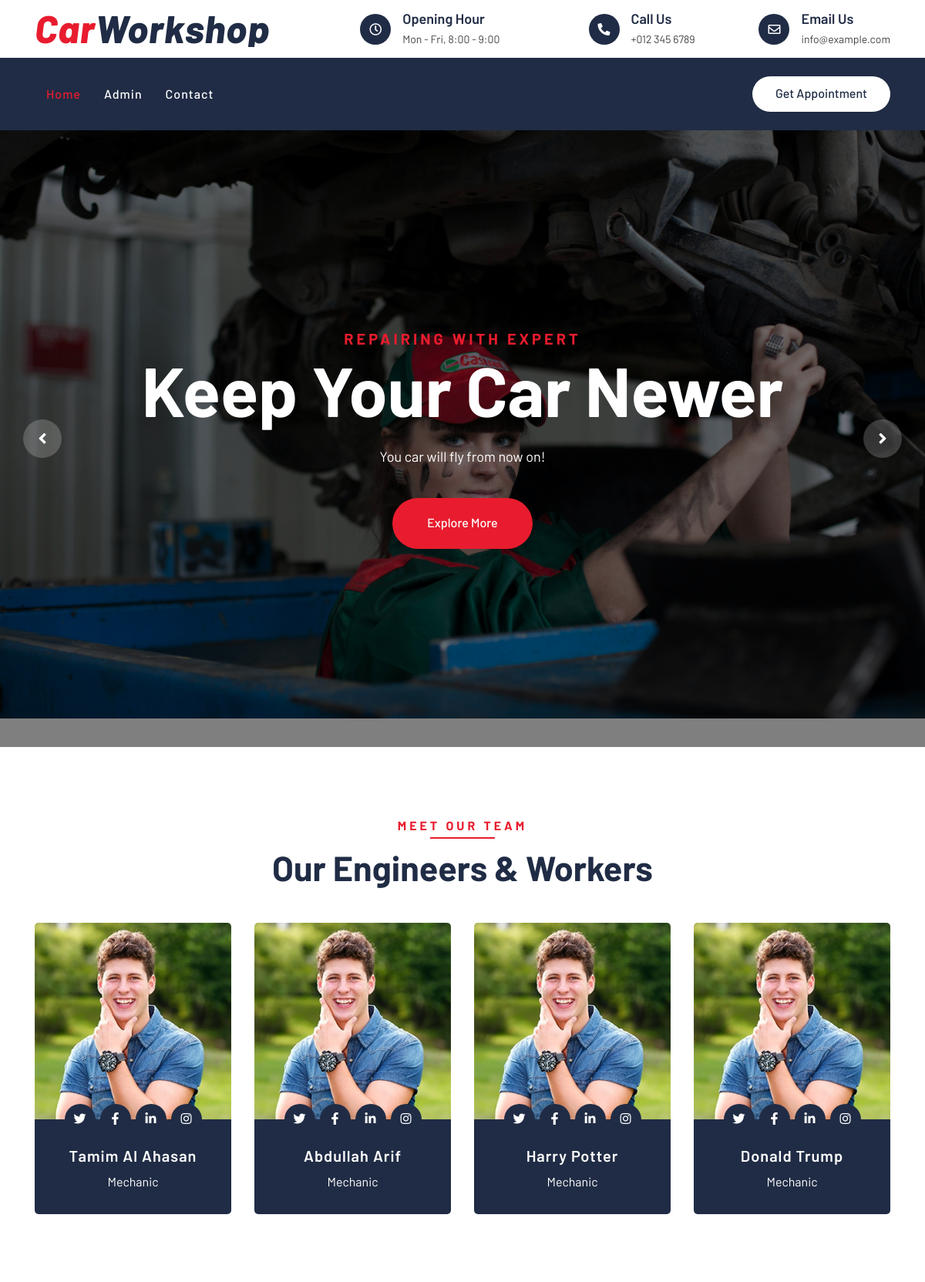
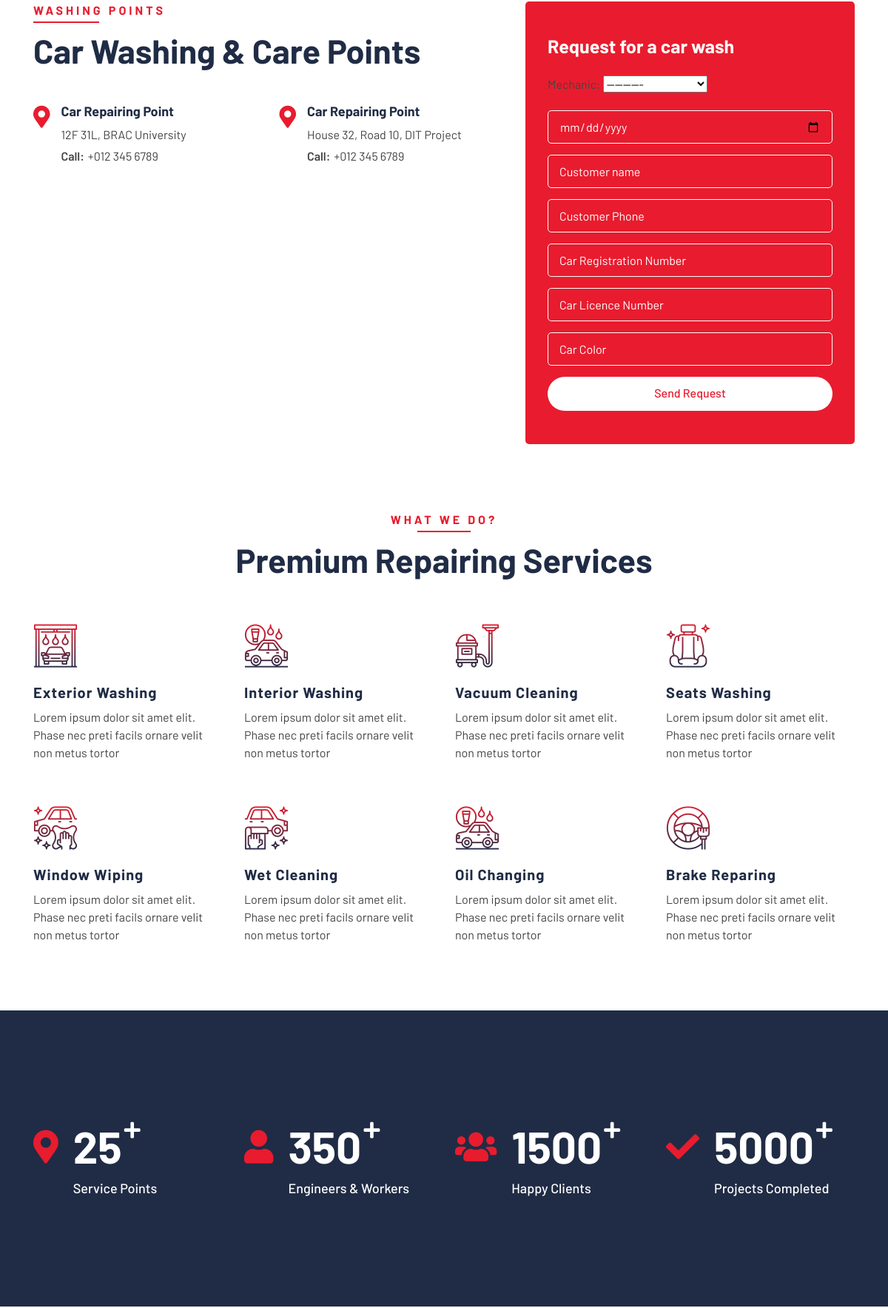
The page / (upper part) on the database its author committed (2 pictures, top to bottom).
### Main/models.py (models this page shows)
class Mechanics(models.Model):
    name = models.CharField(max_length=100)
    def __str__(self):
        return self.name

### Main/views.py (the view)
# urls.py: path('', views.client, name='client'),
def client(request):
    mechanics = Mechanics.objects.all()
    if request.method == 'POST':
        form = AppointmentForm(request.POST)
        if form.is_valid():
            x = form.save(commit=False)
            if len(x.customer_phone)<11 or len(x.customer_phone)>11:
                messages.error(request, 'Phone number must be 11 digits!')
                return render(request, 'client.html', {'form': form, 'mechanics': mechanics})
            for i in x.customer_phone:
                if i not in '0123456789':
                    messages.error(request, 'Phone number must contain only digits!')
                    return render(request, 'client.html', {'form': form, 'mechanics': mechanics})
            for i in x.car_regi_num:
                if i not in '0123456789':
                    messages.error(request, 'Registration number must contain only digits!')
                    return render(request, 'client.html', {'form': form, 'mechanics': mechanics})
            if Appointments.objects.filter(car_regi_num=x.car_regi_num, date=x.date).exists():
                messages.error(request, 'You already booked an appointment for this date!')
                return render(request, 'client.html', {'form': form, 'mechanics': mechanics})
            if Appointments.objects.filter(mechanic = x.mechanic, date=x.date).count() >= 4:
                messages.error(request, 'Mechanic is too busy on this date!')
                return render(request, 'client.html', {'form': form, 'mechanics': mechanics})
            x.save()
            messages.success(request, 'Appointment booked successfully!')
            return HttpResponseRedirect('/')
    else:
        form = AppointmentForm()
    return render(request, 'client.html', {'form': form, 'mechanics': mechanics})

### Main/forms.py
class AppointmentForm(forms.ModelForm):
    class Meta:
        model = Appointments
        fields = "__all__"
        widgets = {'date': forms.DateInput(attrs={'type': 'date'})}

### templates/client.html (shortened to what this page needs)
<!DOCTYPE html>
<html lang="en">
<head>
    {% load static %}
    <link href="https://stackpath.bootstrapcdn.com/bootstrap/4.4.1/css/bootstrap.min.css" rel="stylesheet">
    <link href="https://cdnjs.cloudflare.com/ajax/libs/font-awesome/5.10.0/css/all.min.css" rel="stylesheet">
    <link href="{% static 'lib/flaticon/font/flaticon.css' %}" rel="stylesheet">
    <link href="{% static 'lib/animate/animate.min.css' %}" rel="stylesheet">
    <link href="{% static 'lib/owlcarousel/assets/owl.carousel.min.css' %}" rel="stylesheet">
    <link href="{% static 'style.css' %}" rel="stylesheet">
</head>
<body>
    <div class="top-bar">
        <div class="container">
            <div class="row align-items-center">
                <div class="col-lg-4 col-md-12">
                    <div class="logo">
                        <a href="/">
                            <h1>Car<span>Workshop</span></h1>
                        </a>
                    </div>
                </div>
                <div class="col-lg-8 col-md-7 d-none d-lg-block">
                    <div class="row">
                        <div class="col-4">
                            <div class="top-bar-item">
                                <div class="top-bar-icon">
                                    <i class="far fa-clock"></i>
                                </div>
                                <div class="top-bar-text">
                                    <h3>Opening Hour</h3>
                                    <p>Mon - Fri, 8:00 - 9:00</p>
                                </div>
                            </div>
                        </div>
                        <div class="col-4">
                            <div class="top-bar-item">
                                <div class="top-bar-icon">
                                    <i class="fa fa-phone-alt"></i>
                                </div>
                                <div class="top-bar-text">
                                    <h3>Call Us</h3>
                                    <p>+012 345 6789</p>
                                </div>
                            </div>
                        </div>
                        <div class="col-4">
                            <div class="top-bar-item">
                                <div class="top-bar-icon">
                                    <i class="far fa-envelope"></i>
                                </div>
                                <div class="top-bar-text">
                                    <h3>Email Us</h3>
                                    <p>info@example.com</p>
                                </div>
                            </div>
                        </div>
                    </div>
                </div>
            </div>
        </div>
    </div>
    <div class="nav-bar">
        <div class="container">
            <nav class="navbar navbar-expand-lg bg-dark navbar-dark">
                <div class="collapse navbar-collapse justify-content-between" id="navbarCollapse">
                    <div class="navbar-nav mr-auto">
                        <a href="/" class="nav-item nav-link active">Home</a>
                        <a href="/admin" target="_blank" class="nav-item nav-link">Admin</a>
                        <a href="contact.html" class="nav-item nav-link">Contact</a>
                    </div>
                    <div class="ml-auto">
                        <a class="btn btn-custom" href="#">Get Appointment</a>
                    </div>
                </div>
            </nav>
        </div>
    </div>
    <div class="carousel">
        <div class="container-fluid">
            <div class="owl-carousel">
                <div class="carousel-item">
                    <div class="carousel-img">
                        <img src="{% static 'img/carousel-1.jpg' %}" alt="Image">
                    </div>
                    <div class="carousel-text">
                        <h3>Repairing with Expert</h3>
                        <h1>Keep your Car Newer</h1>
                        <p>
                            You car will fly from now on!
                        </p>
                        <a class="btn btn-custom" href="">Explore More</a>
                    </div>
                </div>
            </div>
        </div>
    </div>
    <div class="team">
        <div class="container">
            <div class="section-header text-center">
                <p>Meet Our Team</p>
                <h2>Our Engineers & Workers</h2>
            </div>
            <div class="row">
                {% for mechanic in mechanics %}
                <div class="col-lg-3 col-md-6">
                    <div class="team-item">
                        <div class="team-img">
                            <img src="{% static 'img/team-2.jpg' %}" alt="Team Image">
                        </div>
                        <div class="team-text">
                            <h2>{{mechanic}}</h2>
                            <p>Mechanic</p>
                            <div class="team-social">
                                <a href=""><i class="fab fa-twitter"></i></a>
                                <a href=""><i class="fab fa-facebook-f"></i></a>
                                <a href=""><i class="fab fa-linkedin-in"></i></a>
                                <a href=""><i class="fab fa-instagram"></i></a>
                            </div>
                        </div>
                    </div>
                </div>
                {% endfor %}
            </div>
        </div>
    </div>
    <div class="location">
        <div class="container">
            <div class="row">
                <div class="col-lg-7">
                    <div class="section-header text-left">
                        <p>Washing Points</p>
                        <h2>Car Washing & Care Points</h2>
                    </div>
                    <div class="row">
                        <div class="col-md-6">
                            <div class="location-item">
                                <i class="fa fa-map-marker-alt"></i>
                                <div class="location-text">
                                    <h3>Car Repairing Point</h3>
                                    <p>12F 31L, BRAC University</p>
                                    <p><strong>Call:</strong>+012 345 6789</p>
                                </div>
                            </div>
                        </div>
                        <div class="col-md-6">
                            <div class="location-item">
                                <i class="fa fa-map-marker-alt"></i>
                                <div class="location-text">
                                    <h3>Car Repairing Point</h3>
                                    <p>House 32, Road 10, DIT Project</p>
                                    <p><strong>Call:</strong>+012 345 6789</p>
                                </div>
                            </div>
                        </div>
                    </div>
                </div>
                <div class="col-lg-5">
                    <div class="location-form">
                        <h3>Request for a car wash</h3>
                        <form method="post">
                            <div class="control-group">
                                <label for="id_mechanic">Mechanic:</label>
                                <select name="mechanic" required id="id_mechanic" aria-placeholder="Choose ">
                                    <option value="" selected>---------</option>
                                </select>
                            </div>
                            <div class="control-group">
                                <input type="date" class="form-control" placeholder="Date" name="date" required id="id_date">
                            </div>
                            <div class="control-group">
                                <input type="text" class="form-control" name="customer_name" maxlength="100" placeholder="Customer name" required id="id_customer_name">
                            </div>
                            <div class="control-group">
                                <input type="text" placeholder="Customer Phone" class="form-control" name="customer_phone" maxlength="20" required id="id_customer_phone">
                            </div>
                            <div class="control-group">
                                <input type="text" placeholder="Car Registration Number" class="form-control" name="car_regi_num" maxlength="200" required id="id_car_regi_num">
                            </div>
                            <div class="control-group">
                                <input type="text" class="form-control" placeholder="Car Licence Number" name="car_licence" maxlength="200" required id="id_car_licence">
                            </div>
                            <div class="control-group">
                                <input type="text" class="form-control" placeholder="Car Color" name="car_color" maxlength="200" required id="id_car_color">
                            </div>
                            <div>
                                <button class="btn btn-custom" type="submit">Send Request</button>
                            </div>
                        </form>
                    </div>
                </div>
            </div>
        </div>
    </div>
    <div class="service">
        <div class="container">
            <div class="section-header text-center">
                <p>What We Do?</p>
                <h2>Premium Repairing Services</h2>
            </div>
            <div class="row">
                <div class="col-lg-3 col-md-6">
                    <div class="service-item">
                        <i class="flaticon-car-wash-1"></i>
                        <h3>Exterior Washing</h3>
                        <p>Lorem ipsum dolor sit amet elit. Phase nec preti facils ornare velit non metus tortor</p>
                    </div>
                </div>
                <div class="col-lg-3 col-md-6">
                    <div class="service-item">
                        <i class="flaticon-car-wash"></i>
                        <h3>Interior Washing</h3>
                        <p>Lorem ipsum dolor sit amet elit. Phase nec preti facils ornare velit non metus tortor</p>
                    </div>
                </div>
                <div class="col-lg-3 col-md-6">
                    <div class="service-item">
                        <i class="flaticon-vacuum-cleaner"></i>
                        <h3>Vacuum Cleaning</h3>
                        <p>Lorem ipsum dolor sit amet elit. Phase nec preti facils ornare velit non metus tortor</p>
                    </div>
                </div>
                <div class="col-lg-3 col-md-6">
                    <div class="service-item">
                        <i class="flaticon-seat"></i>
                        <h3>Seats Washing</h3>
                        <p>Lorem ipsum dolor sit amet elit. Phase nec preti facils ornare velit non metus tortor</p>
                    </div>
                </div>
                <div class="col-lg-3 col-md-6">
                    <div class="service-item">
                        <i class="flaticon-car-service"></i>
                        <h3>Window Wiping</h3>
                        <p>Lorem ipsum dolor sit amet elit. Phase nec preti facils ornare velit non metus tortor</p>
                    </div>
                </div>
                <div class="col-lg-3 col-md-6">
                    <div class="service-item">
                        <i class="flaticon-car-service-2"></i>
                        <h3>Wet Cleaning</h3>
                        <p>Lorem ipsum dolor sit amet elit. Phase nec preti facils ornare velit non metus tortor</p>
                    </div>
                </div>
                <div class="col-lg-3 col-md-6">
                    <div class="service-item">
                        <i class="flaticon-car-wash"></i>
                        <h3>Oil Changing</h3>
                        <p>Lorem ipsum dolor sit amet elit. Phase nec preti facils ornare velit non metus tortor</p>
                    </div>
                </div>
                <div class="col-lg-3 col-md-6">
                    <div class="service-item">
                        <i class="flaticon-brush-1"></i>
                        <h3>Brake Reparing</h3>
                        <p>Lorem ipsum dolor sit amet elit. Phase nec preti facils ornare velit non metus tortor</p>
                    </div>
                </div>
            </div>
        </div>
    </div>
    <div class="facts" data-parallax="scroll" data-image-src="{% static 'img/facts.jpg' %}">
        <div class="container">
            <div class="row">
                <div class="col-lg-3 col-md-6">
                    <div class="facts-item">
                        <i class="fa fa-map-marker-alt"></i>
                        <div class="facts-text">
                            <h3 data-toggle="counter-up">25</h3>
                            <p>Service Points</p>
                        </div>
                    </div>
                </div>
                <div class="col-lg-3 col-md-6">
                    <div class="facts-item">
                        <i class="fa fa-user"></i>
                        <div class="facts-text">
                            <h3 data-toggle="counter-up">350</h3>
                            <p>Engineers & Workers</p>
                        </div>
                    </div>
                </div>
                <div class="col-lg-3 col-md-6">
                    <div class="facts-item">
                        <i class="fa fa-users"></i>
                        <div class="facts-text">
                            <h3 data-toggle="counter-up">1500</h3>
                            <p>Happy Clients</p>
                        </div>
                    </div>
                </div>
                <div class="col-lg-3 col-md-6">
                    <div class="facts-item">
                        <i class="fa fa-check"></i>
                        <div class="facts-text">
                            <h3 data-toggle="counter-up">5000</h3>
                            <p>Projects Completed</p>
                        </div>
                    </div>
                </div>
            </div>
        </div>
    </div>
</body>
</html>

### rows shown on the page
Mechanics: name "Tamim Al Ahasan"
Mechanics: name "Abdullah Arif"
Mechanics: name "Harry Potter"
Mechanics: name "Donald Trump"
